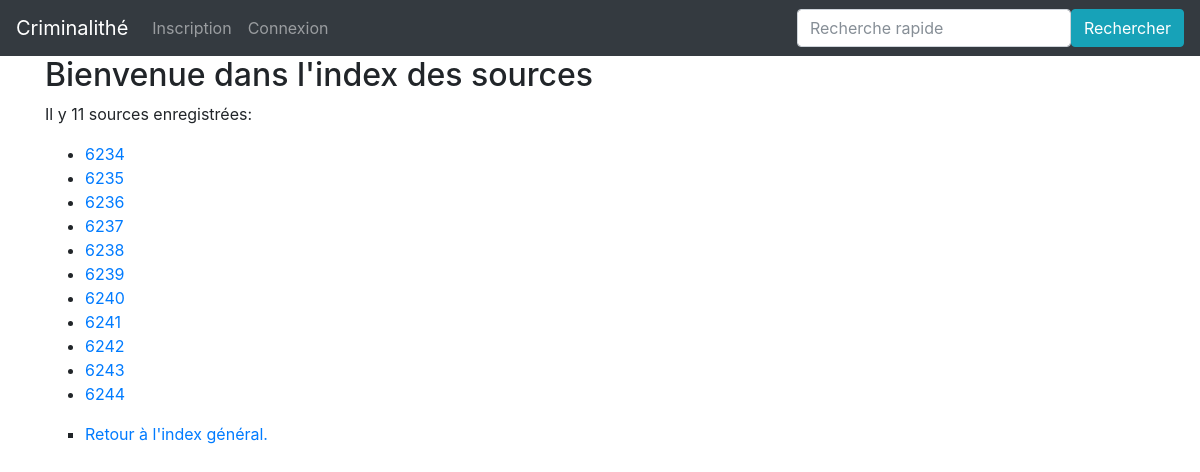
/Index/sources/, run on the app's committed database.
### app/modeles/donnees.py (models this page shows, shortened)
class Source(db.Model):
    source_id = db.Column(db.Integer, primary_key=True, unique=True, nullable=False, autoincrement=True)
    source_date = db.Column(db.Integer)
    authorships = db.relationship("Authorship", back_populates="source")

### app/routes/__init__.py (the view)
@app.route("/Index/sources/")
def index_sources():
    sources = Source.query.all()
    return render_template("pages/Index_sources.html", sources=sources)

### app/templates/pages/Index_sources.html (shortened to what this page needs)
{% extends "conteneur.html" %}
{% block corps %}
    <h2> Bienvenue dans l'index des sources</h2>
<p>
    Il y {{sources|length}} sources enregistrées:
        <ul>
            {% for source in sources %}
                <li><a href="{{url_for('source', source_id=source.source_id)}}">{{source.source_id}}</a></li>
            {% endfor %}
        </ul>
<ul type="square">
    <li><a href="{{url_for('index')}}">Retour à l'index général.</a></li>
</ul>
</p>
{% endblock %}

### data on the page
Source: source_id "6234"
Source: source_id "6235"
Source: source_id "6236"
Source: source_id "6237"
Source: source_id "6238"
Source: source_id "6239"
Source: source_id "6240"
Source: source_id "6241"
Source: source_id "6242"
Source: source_id "6243"
Source: source_id "6244"

### other printed values
{{ sources|length }} "11"
